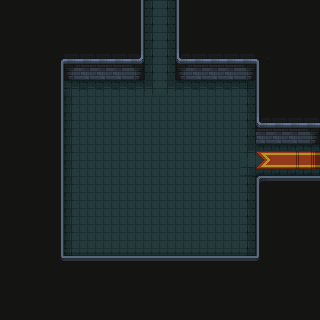

This is a level from a 2D game, rendered from its Tiled map with the project's own tilesets. A one-line summary and the complete map file follow:
An orthogonal 20x20 tile map with 16x16 px tiles, 3 tile layers (Sol, Murs, Objets 1) and 14 objects (10x Collisions, 4x spawn_mob).

<map version="1.10" tiledversion="1.10.2" orientation="orthogonal" renderorder="right-down" width="20" height="20" tilewidth="16" tileheight="16" infinite="0" nextlayerid="6" nextobjectid="61">
 <tileset firstgid="1" source="Nv 1.tsx" />
 <layer id="1" name="Sol" width="20" height="20">
  <data encoding="csv">
0,0,0,0,0,0,0,0,0,2147483680,32,0,0,0,0,0,0,0,0,0,
0,0,0,0,0,0,0,0,0,2147483680,32,0,0,0,0,0,0,0,0,0,
0,0,0,0,0,0,0,0,0,2147483680,32,0,0,0,0,0,0,0,0,0,
0,0,0,0,0,0,0,0,0,2147483680,32,0,0,0,0,0,0,0,0,0,
0,0,0,0,0,0,0,0,0,2147483680,32,0,0,0,0,0,0,0,0,0,
0,0,0,0,5,6,6,6,6,2147483729,81,6,6,6,6,7,0,0,0,0,
0,0,0,0,30,31,31,31,31,31,31,31,31,31,31,32,0,0,0,0,
0,0,0,0,30,31,31,31,31,31,31,31,31,31,31,32,0,0,0,0,
0,0,0,0,30,31,31,31,31,31,31,31,31,31,31,32,0,0,0,0,
0,0,0,0,30,31,31,31,31,31,31,31,31,31,31,81,6,6,6,6,
0,0,0,0,30,31,31,31,31,31,31,31,31,31,31,2684354641,1073741830,1073741830,1073741830,1073741830,
0,0,0,0,30,31,31,31,31,31,31,31,31,31,31,32,0,0,0,0,
0,0,0,0,30,31,31,31,31,31,31,31,31,31,31,32,0,0,0,0,
0,0,0,0,30,31,31,31,31,31,31,31,31,31,31,32,0,0,0,0,
0,0,0,0,30,31,31,31,31,31,31,31,31,31,31,32,0,0,0,0,
0,0,0,0,55,56,56,56,56,56,56,56,56,56,56,57,0,0,0,0,
0,0,0,0,0,0,0,0,0,0,0,0,0,0,0,0,0,0,0,0,
0,0,0,0,0,0,0,0,0,0,0,0,0,0,0,0,0,0,0,0,
0,0,0,0,0,0,0,0,0,0,0,0,0,0,0,0,0,0,0,0,
0,0,0,0,0,0,0,0,0,0,0,0,0,0,0,0,0,0,0,0
</data>
 </layer>
 <layer id="2" name="Murs" width="20" height="20">
  <data encoding="csv">
311,311,311,311,311,311,311,311,129,0,0,130,311,311,311,311,311,311,311,311,
311,311,311,311,311,311,311,311,129,0,0,130,311,311,311,311,311,311,311,311,
311,311,311,311,311,311,311,311,129,0,0,130,311,311,311,311,311,311,311,311,
311,311,311,104,2,2,2,2,103,0,0,101,2,2,2,2,105,311,311,311,
311,311,311,129,26,27,27,27,28,0,0,26,27,27,27,28,130,311,311,311,
311,311,311,129,0,0,0,0,0,0,0,0,0,0,0,0,130,311,311,311,
311,311,311,129,0,0,0,0,0,0,0,0,0,0,0,0,130,311,311,311,
311,311,311,129,0,0,0,0,0,0,0,0,0,0,0,0,101,2,2,2,
311,311,311,129,0,0,0,0,0,0,0,0,0,0,0,0,27,27,27,28,
311,311,311,129,0,0,0,0,0,0,0,0,0,0,0,0,0,0,0,0,
311,311,311,129,0,0,0,0,0,0,0,0,0,0,0,0,0,0,0,0,
311,311,311,129,0,0,0,0,0,0,0,0,0,0,0,0,76,77,77,77,
311,311,311,129,0,0,0,0,0,0,0,0,0,0,0,0,130,311,311,311,
311,311,311,129,0,0,0,0,0,0,0,0,0,0,0,0,130,311,311,311,
311,311,311,129,0,0,0,0,0,0,0,0,0,0,0,0,130,311,311,311,
311,311,311,129,0,0,0,0,0,0,0,0,0,0,0,0,130,311,311,311,
311,311,311,154,77,77,77,77,77,77,77,77,77,77,77,77,155,311,311,311,
311,311,311,311,311,311,311,311,311,311,311,311,311,311,311,311,311,311,311,311,
311,311,311,311,311,311,311,311,311,311,311,311,311,311,311,311,311,311,311,311,
311,311,311,311,311,311,311,311,311,311,311,311,311,311,311,311,311,311,311,311
</data>
 </layer>
 <layer id="3" name="Objets 1" width="20" height="20">
  <data encoding="csv">
0,0,0,0,0,0,0,0,0,0,0,0,0,0,0,0,0,0,0,0,
0,0,0,0,0,0,0,0,0,0,0,0,0,0,0,0,0,0,0,0,
0,0,0,0,0,0,0,0,0,0,0,0,0,0,0,0,0,0,0,0,
0,0,0,0,0,0,0,0,0,0,0,0,0,0,0,0,0,0,0,0,
0,0,0,0,0,0,0,0,0,0,0,0,0,0,0,0,0,0,0,0,
0,0,0,0,0,0,0,0,0,0,0,0,0,0,0,0,0,0,0,0,
0,0,0,0,0,0,0,0,0,0,0,0,0,0,0,0,0,0,0,0,
0,0,0,0,0,0,0,0,0,0,0,0,0,0,0,0,0,0,0,0,
0,0,0,0,0,0,0,0,0,0,0,0,0,0,0,0,0,0,0,0,
0,0,0,0,0,0,0,0,0,0,0,0,0,0,0,0,3758096716,3758096691,3758096666,3758096641,
0,0,0,0,0,0,0,0,0,0,0,0,0,0,0,0,3758096715,3758096690,3758096665,3758096640,
0,0,0,0,0,0,0,0,0,0,0,0,0,0,0,0,0,0,0,0,
0,0,0,0,0,0,0,0,0,0,0,0,0,0,0,0,0,0,0,0,
0,0,0,0,0,0,0,0,0,0,0,0,0,0,0,0,0,0,0,0,
0,0,0,0,0,0,0,0,0,0,0,0,0,0,0,0,0,0,0,0,
0,0,0,0,0,0,0,0,0,0,0,0,0,0,0,0,0,0,0,0,
0,0,0,0,0,0,0,0,0,0,0,0,0,0,0,0,0,0,0,0,
0,0,0,0,0,0,0,0,0,0,0,0,0,0,0,0,0,0,0,0,
0,0,0,0,0,0,0,0,0,0,0,0,0,0,0,0,0,0,0,0,
0,0,0,0,0,0,0,0,0,0,0,0,0,0,0,0,0,0,0,0
</data>
 </layer>
 <objectgroup id="5" name="objets">
  <object id="39" name="Collisions" type="Collisions" x="128" y="0" width="16" height="48" />
  <object id="40" name="Collisions" type="Collisions" x="64" y="48" width="80" height="32" />
  <object id="41" name="Collisions" type="Collisions" x="48" y="48" width="16" height="208" />
  <object id="42" name="Collisions" type="Collisions" x="48" y="256" width="224" height="16" />
  <object id="43" name="Collisions" type="Collisions" x="256" y="176" width="16" height="80" />
  <object id="44" name="Collisions" type="Collisions" x="272" y="176" width="48" height="16" />
  <object id="46" name="Collisions" type="Collisions" x="176" y="0" width="16" height="48" />
  <object id="47" name="Collisions" type="Collisions" x="176" y="48" width="80" height="32" />
  <object id="48" name="Collisions" type="Collisions" x="256" y="48" width="16" height="64" />
  <object id="49" name="Collisions" type="Collisions" x="256" y="112" width="64" height="32" />
  <object id="57" name="orc" type="spawn_mob" x="96" y="112">
   <point />
  </object>
  <object id="58" name="orc" type="spawn_mob" x="224" y="112">
   <point />
  </object>
  <object id="59" name="orc" type="spawn_mob" x="224" y="224">
   <point />
  </object>
  <object id="60" name="orc" type="spawn_mob" x="96" y="224">
   <point />
  </object>
 </objectgroup>
</map>